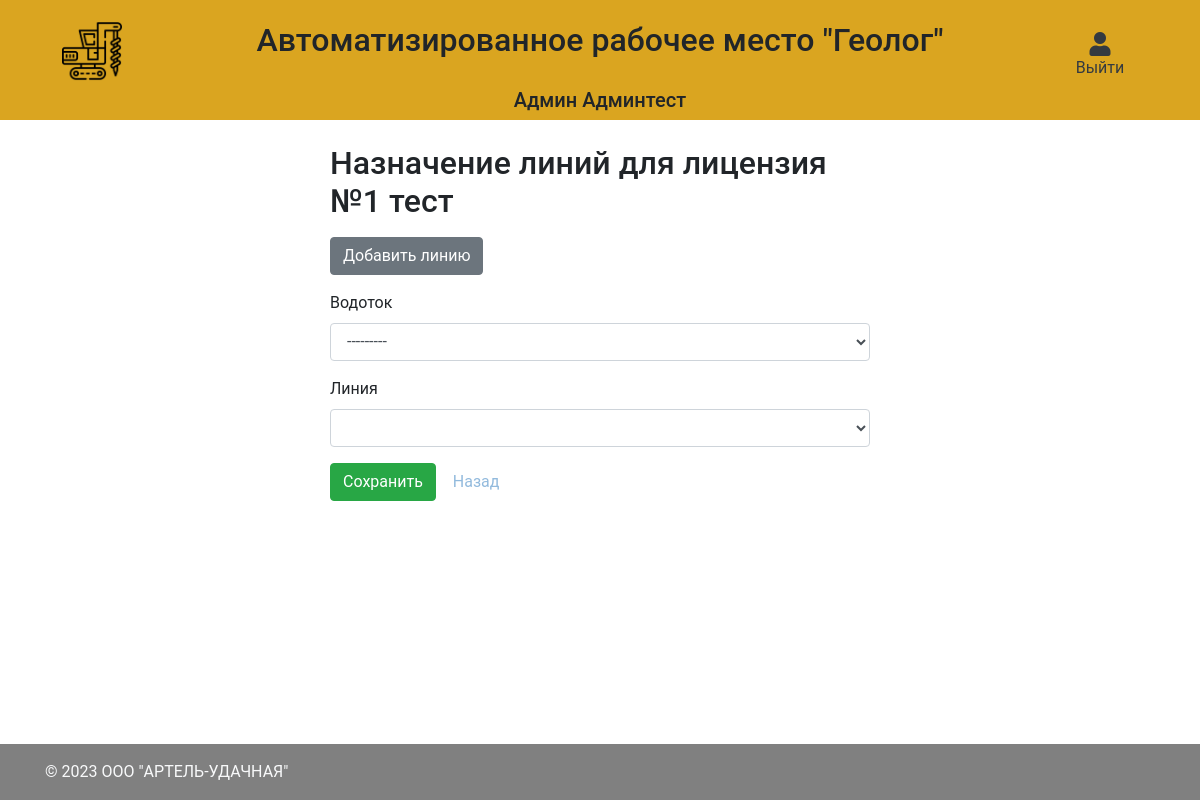
Screenshot of /objects/set_lines/1 (signed in) with the database file from the repository.
### main/models.py (models this page shows, shortened)
class CustomUser(AbstractBaseUser, PermissionsMixin):
    username = models.CharField("Логин пользователя", max_length=50, unique=True)
    first_name = models.CharField("Имя", max_length=50)
    last_name = models.CharField("Фамилия", max_length=50)
    patronymic = models.CharField("Отчество", max_length=50, default="нет")
    team = models.ForeignKey(Team, verbose_name="Номер бригады", on_delete=models.CASCADE, null=True)
    phone_number = models.CharField("Номер телефона", max_length=50, default="Не указано")
    email = models.EmailField(verbose_name="Email", max_length=255, unique=True, blank=True, null=True)
    role = models.ForeignKey(Role, on_delete=models.CASCADE, verbose_name="Должность")
    is_superuser = models.BooleanField(default=False)
    is_active = models.BooleanField(default=True)
    is_admin = models.BooleanField(default=False)
    objects = CustomUserManager()
    created_at = models.DateTimeField("Дата создания", auto_now_add=True)
    updated_at = models.DateTimeField("Дата обновления", auto_now=True)
    USERNAME_FIELD = 'username'
    REQUIRED_FIELDS = ['password']
    class Meta:
        verbose_name = "Пользователь"
        verbose_name_plural = "Пользователи"

class License(models.Model):
    short_name = models.CharField("Наименование", max_length=255)
    name = models.TextField("Полное наименование")
    geologist = models.ForeignKey(CustomUser, related_name='geologist_id', on_delete=models.SET_NULL, verbose_name="Геолог", null=True)
    status = models.ForeignKey(LicenseStatus, on_delete=models.CASCADE, verbose_name="Статус")
    used_enginery = models.TextField("Используемая техника", null=True, default="Не назначено")
    watercourses = models.ManyToManyField(WaterCourse, through='LicenseWaterCourse', through_fields=('license', 'watercourse'), verbose_name="Водотоки", blank=True)
    lines = models.ManyToManyField(Line, through='LineLicenseWaterCourse', through_fields=('license', 'line'), verbose_name="Водотоки", blank=True)
    comment = models.TextField("Комментарий", null=True, blank=True)
    created_at = models.DateTimeField("Дата создания", auto_now_add=True)
    updated_at = models.DateTimeField("Дата обновления", auto_now=True)
    class Meta:
        verbose_name = "Лицензия"
        verbose_name_plural = "Лицензии"

### main/views.py (the view, shortened to what this page needs)
# urls.py: path('objects/set_lines/<int:pk>', views.LineLicenseWaterCourseCreateView.as_view(), name='line_license_watercourse_add'),
class LineLicenseWaterCourseCreateView(LoginRequiredMixin, CreateView):
    template_name = "main/objects/lines_watercourses_licenses/new.html"
    model = models.LineLicenseWaterCourse
    form_class = forms.LineLicenseWaterCourseCreateForm
    def get_context_data(self, **kwargs):
        context = super().get_context_data(**kwargs)
        license_id = self.kwargs.get("pk")
        context['license_id'] = license_id
        context['license_name'] = models.License.objects.get(pk=license_id).short_name
        return context

### main/forms.py
class LineLicenseWaterCourseCreateForm(forms.ModelForm):
    class Meta:
        model = models.LineLicenseWaterCourse
        fields = ('watercourse', 'line', 'license',)

### main/models.py (called while the page is built)
    def __str__(self):
        return self.name

    def __str__(self):
        return self.name

### templates/main/objects/lines_watercourses_licenses/new.html (shortened to what this page needs)
{% extends "layout.html" %}
{% block content %}
{% load widget_tweaks %}
    <div class="col-12">
        <div class="row justify-content-center">
            <div class="col-md-6">
                <h2>Назначение линий для {{ license_name }}</h2>
                <form method="post">
                    <div class="form-group">
                        <a href="/lines/add/{{ license_id }}" class="btn btn-secondary mt-2">Добавить линию</a>
                    </div>
                    {% for field in form.visible_fields %}
                        {% if field.name == 'license' %}
                            <div class="form-group">
                                <input type="hidden" name="license" value="{{ license_id }}">
                                {% for error in field.errors %}
                                    <span class="help-block text-danger">{{ error }}</span>
                                {% endfor %}
                            </div>
                        {% else %}
                            <div class="form-group">
                                <label for="{{ field.id_for_label }}">{{ field.label }}</label>
                                {% render_field field class="form-control" placeholder=field.label %}
                            </div>
                        {% endif %}
                    {% endfor %}
                    <div class="form-group">
                        <button type="submit" class="btn btn-success">
                         Сохранить
                        </button>
                        <a href="/objects/edit/{{ license_id }}" class="btn btn-default">Назад</a>
                    </div>
                </form>
            </div>
        </div>
    </div>
{% endblock %}

### templates/layout.html (shortened to what this page needs)
<html lang="en">
    <head>
        <link rel="stylesheet" href="https://maxcdn.bootstrapcdn.com/bootstrap/4.0.0/css/bootstrap.min.css">
        <link rel="stylesheet" href="https://cdnjs.cloudflare.com/ajax/libs/font-awesome/5.15.4/css/all.min.css" />
        <link rel="stylesheet" href="/static/css/main.css" />
    </head>
    <body class="d-flex flex-column min-vh-100">
      <div class="container-fluid navbar-light bg-navbar-main">
        <div class="row">
            <div class="col-12 col-lg-2 text-center mt-3">
              <a href="/"><img class="img-fluid navbar-brand" src="/static/images/navbar_brand.png"></a>
            </div>
            <div class="col-12 col-lg-8 justify-content-center d-flex align-items-center">
              <h2>Автоматизированное рабочее место "Геолог"</h2>
            </div>
            <div class="col-12 col-lg-2 text-center mt-3">
              <ul class="d-none d-lg-block navbar-nav mr-auto mt-2 ml-3 ml-md-0 mt-lg-0 justify-content-center">
                {% if request.user.is_authenticated %}
                  <li class="nav-item dropdown">
                    <a class="nav-link d-flex flex-column text-dark mt-2" href="/logout">
                      <i class="fa fa-user" aria-hidden="true" style="font-size: 24px;"></i> Выйти
                    </a>
                  </li>
                {% else %}
                  {% comment %} <li class="nav-item m-lg-0">
                    <i class="fa fa-user" aria-hidden="true" style="font-size: 24px;">Войти</i>
                  </li> {% endcomment %}
                {% endif %}
              </ul>
            </div>
            <div class="col-12 col-lg-12 justify-content-center d-flex align-items-center">
              <h5 class="text-center">
                {% if request.user.is_authenticated %}
                  {{ request.user.first_name }} {{ request.user.last_name }}
                {% else %}
                  {% comment %} <li class="nav-item m-lg-0">
                    <i class="fa fa-user" aria-hidden="true" style="font-size: 24px;">Войти</i>
                  </li> {% endcomment %}
                {% endif %}
              </h5>
            </div>
        </div>
      </div>
      <div class="container mt-4">
          <div class="row">
              {% block content %}{% endblock %}
          </div>
      </div>
      <footer class="mt-auto py-3" style="background-color: #808080">
        <div class="container">
          <span class="text-light">© 2023 OOO "АРТЕЛЬ-УДАЧНАЯ"</span>
        </div>
      </footer>
    </body>
</html>

### static/css/main.css (style rules this page uses)
body { font-family: "Roboto", sans-serif; height: 100vh; }
.bg-navbar-main { background-color: #DAA520; }
a { color: #92badd; display:inline-block; text-decoration: none; font-weight: 400; }
.navbar-brand { width: 35%!important; }

### rows the page displays
CustomUser: user.first_name "Админ", user.last_name "Админтест"
License: short_name "лицензия №1 тест"

### other values shown
{{ field.label }} "Водоток" "Линия"
